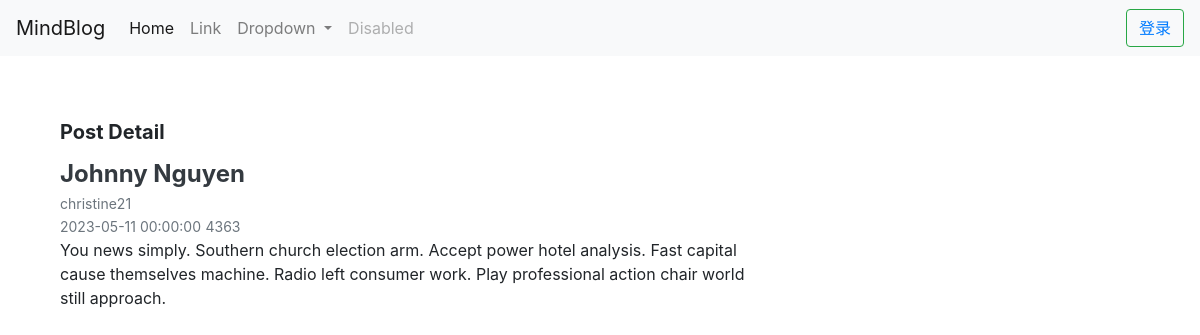
The page /post/111883 on the database its author committed.
### MindBlog/models.py (models this page shows, shortened)
class Article(g_db.Model):
    __tablename__ = 'Article';
    ArticleId = g_db.Column(g_db.Integer, primary_key = True);
    ArticleTitle = g_db.Column(g_db.String(80));    # 文章标题
    ArticleContent = g_db.Column(g_db.Text);        # 文章内容
    ArticleRead = g_db.Column(g_db.Integer);        # 文章浏览量
    ArticlePostDate = g_db.Column(g_db.DateTime,index=True,default=datetime.utcnow()); # 文章发布时间
    ArticleAuthorId = g_db.Column(g_db.Integer,g_db.ForeignKey('User.UserId'));    # 文章作者ID
    ArticleAuthor = g_db.relationship('User',back_populates='Articles');   # 文章作者
    ArticleComment = g_db.Column(g_db.Text);       # 文章评论

class User(UserMixin,g_db.Model):
    __tablename__ = 'User';
    UserId = g_db.Column(g_db.Integer, primary_key = True);
    UserName = g_db.Column(g_db.String(80), unique = True);
    UserEmail = g_db.Column(g_db.String(30), unique = True);
    UserPassword = g_db.Column(g_db.String(18));
    Articles = g_db.relationship('Article',back_populates='ArticleAuthor')
    role_id = g_db.Column(g_db.Integer,g_db.ForeignKey('Role.id'));
    role = g_db.relationship('Role',back_populates='user');
    @property
    def password(self):
        raise AttributeError('用户密码不可读。');

### MindBlog/post/views.py (the view)
@post.route('/post/<int:id>',methods=['GET'])
def checkPost(id):
    post = Article.query.get(id);
    return render_template("post/postdetail.html",post=post);

### MindBlog/templates/post/postdetail.html (shortened to what this page needs)
{% extends "base.html" %}
{% block head %}
{{ super() }}
{% endblock %}
{% block page_content %}
<div class="container mt-5 ml-auto">
	<div class="row justify-content-between">
		<div class="col-md-8 pt-3">
			<h5 class="font-weight-bold spanborder"><span>Post Detail</span></h5>
			<div id="details" class="ml-auto">
                <div class="tab-pane fade show active" id="home" role="tabpanel" aria-labelledby="home-tab">
                    <div class="mb-3 d-flex justify-content-between pt-2">
                      <div class="pr-3">
                        <h2 class="mb-1 h4 font-weight-bold">
                          <a class="text-dark" href="{{ url_for('post.checkPost',id=post.ArticleId) }}">{{ post['ArticleTitle'] }}</a>
                        </h2>
                        <div class="card-text text-muted small">
                           {{ post['ArticleAuthor'].UserName }}
                        </div>
                        <small class="text-muted">{{ post['ArticlePostDate'] }}</small>
                        <small class="text-muted">{{ post['ArticleRead'] }}</small>
                        <p>{{ post['ArticleContent'] }}</p>
                      </div>
                    </div>
			</div>
		</div>
	</div>
</div>
{% endblock %}

### rows shown on the page
Article: ArticleTitle "Johnny Nguyen", ArticlePostDate "2023-05-11 00:00:00", ArticleRead "4363", ArticleContent "You news simply. Southern church election arm. Accept power hotel analysis. Fast capital cause themselves machine. Radio left consumer work. Play professional action chair world still approach."
User: ArticleAuthor.UserName "christine21"
